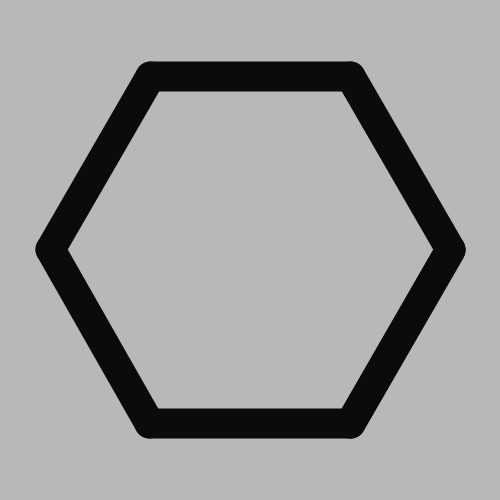
Frame 1 (no input)
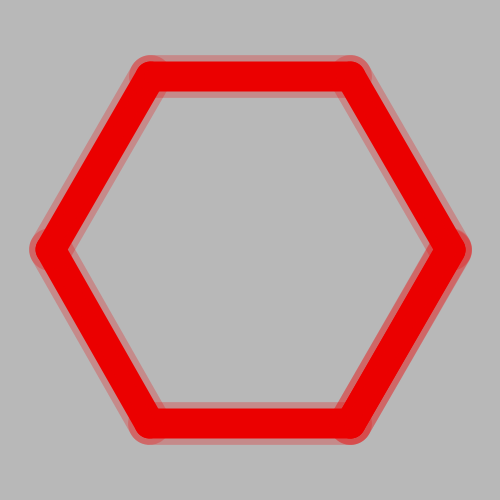
Frame 60 (the mouse pressed at the canvas centre just before this capture)
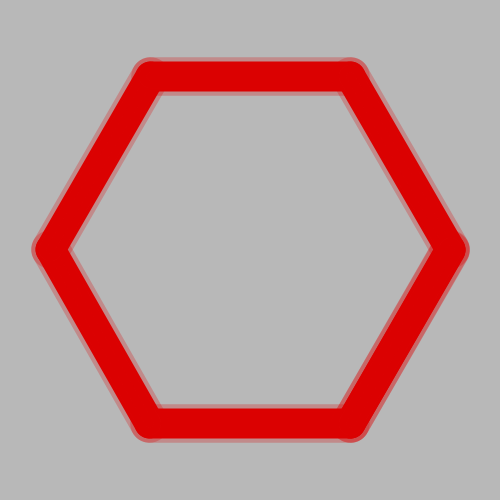
Frame 120 (the mouse held since frame 60 and released just before this capture)

The Processing sketch that drew these frames (run headless with seeded random() and noise(); from frame 60 on, the mouse is pressed at the canvas centre):

// Processing sketch: glower
// ── glower.pde
ArrayList<LineGlow> lines;
void setup()
{
  size(500, 500);
  lines = new ArrayList<LineGlow>();
  for (float theta = 0.; theta <=TWO_PI; theta += TWO_PI/6.)
  {
    float xc, yc;
    xc = width/2;
    yc = height/2;
    lines.add(new LineGlow(xc + 200 * cos(theta), yc + 200 * sin(theta), xc + 200 * cos(theta + TWO_PI/6.), yc + 200 * sin(theta + TWO_PI/6.), 30));
  }
}

void draw()
{
  background(184);
  int TGlowFrames = 10;
  for (LineGlow l : lines)
  {
    l.show();
    l.glow(TGlowFrames);
  }
}

// ── LineGlow.pde
class LineGlow
{
  float x1, y1;
  float x2, y2;
  float glowState = 0;
  color glowColorOn = color(244,0,0);
  color glowColorOff = color(11);
  float glowRadiusRatio = 2.0;
  float weight;
  float dirAngle;
  public LineGlow(float x1_, float y1_, float x2_, float y2_, float weight_)
  {
    x1 = x1_;
    y1 = y1_;
    x2 = x2_;
    y2 = y2_;
    dirAngle = atan2(y2 - y1, x2 - x1);
    weight = weight_;
  }
  public void show()
  {
    color c = glowColor(glowState);
    stroke(c);
    strokeWeight(weight);
    line(x1, y1, x2, y2);

    float dglow = 0.5;
    for (float glow = dglow; glow <= glowState * glowRadiusRatio; glow += dglow) {
      stroke(c, 128*glow);
      strokeWeight(weight*(glowState * glowRadiusRatio - glow));
      line(x1, y1, x2, y2);
    }
  }
  private color glowColor(float glowState)
  {
    float r = lerp(red(glowColorOff), red(glowColorOn), glowState);
    float g = lerp(green(glowColorOff), green(glowColorOn), glowState);
    float b = lerp(blue(glowColorOff), blue(glowColorOn), glowState);
    return color(r, g, b);
  }
  public void glow(int TFramesGlow)
  {
    float arg = frameCount/(TFramesGlow+0.);
    glowState = (cos(arg)+1)*0.5;
  }
}
